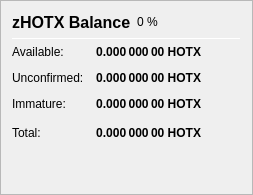
                   <widget class="QFrame" name="frame_ZerocoinBalances">
                    <property name="frameShape">
                     <enum>QFrame::StyledPanel</enum>
                    </property>
                    <property name="frameShadow">
                     <enum>QFrame::Raised</enum>
                    </property>
                    <layout class="QVBoxLayout" name="verticalLayout_7">
                     <item>
                      <layout class="QHBoxLayout" name="horizontalLayout_8" stretch="0,0,0">
                       <item>
                        <widget class="QLabel" name="label_5z_3">
                         <property name="minimumSize">
                          <size>
                           <width>0</width>
                           <height>20</height>
                          </size>
                         </property>
                         <property name="font">
                          <font>
                           <pointsize>12</pointsize>
                           <weight>75</weight>
                           <bold>true</bold>
                          </font>
                         </property>
                         <property name="text">
                          <string>zHOTX Balance</string>
                         </property>
                        </widget>
                       </item>
                       <item>
                        <widget class="QLabel" name="labelzHOTXPercent">
                         <property name="text">
                          <string notr="true">0 %</string>
                         </property>
                        </widget>
                       </item>
                       <item>
                        <spacer name="horizontalSpacer_11">
                         <property name="orientation">
                          <enum>Qt::Horizontal</enum>
                         </property>
                         <property name="sizeHint" stdset="0">
                          <size>
                           <width>40</width>
                           <height>20</height>
                          </size>
                         </property>
                        </spacer>
                       </item>
                      </layout>
                     </item>
                     <item>
                      <widget class="Line" name="line_ZerocoinBalance">
                       <property name="minimumSize">
                        <size>
                         <width>0</width>
                         <height>1</height>
                        </size>
                       </property>
                       <property name="maximumSize">
                        <size>
                         <width>16777215</width>
                         <height>1</height>
                        </size>
                       </property>
                       <property name="orientation">
                        <enum>Qt::Horizontal</enum>
                       </property>
                      </widget>
                     </item>
                     <item>
                      <layout class="QGridLayout" name="gridLayout_5">
                       <property name="spacing">
                        <number>12</number>
                       </property>
                       <item row="1" column="0">
                        <widget class="QLabel" name="labelzBalanceMatureText">
                         <property name="toolTip">
                          <string>Mature: more than 20 confirmation and more than 1 mint of the same denomination after it was minted.
These zHOTX are spendable.</string>
                         </property>
                         <property name="text">
                          <string>Available:</string>
                         </property>
                        </widget>
                       </item>
                       <item row="1" column="1">
                        <widget class="QLabel" name="labelzBalanceMature">
                         <property name="font">
                          <font>
                           <weight>75</weight>
                           <bold>true</bold>
                          </font>
                         </property>
                         <property name="toolTip">
                          <string>Mature: more than 20 confirmation and more than 1 mint of the same denomination after it was minted.
These zHOTX are spendable.</string>
                         </property>
                         <property name="text">
                          <string notr="true">0.000 000 00 HOTX</string>
                         </property>
                         <property name="alignment">
                          <set>Qt::AlignRight|Qt::AlignTrailing|Qt::AlignVCenter</set>
                         </property>
                        </widget>
                       </item>
                       <item row="2" column="0">
                        <widget class="QLabel" name="labelzBalanceUnconfirmedText">
                         <property name="toolTip">
                          <string>Unconfirmed: less than 20 confirmations
Immature: confirmed, but less than 1 mint of the same denomination after it was minted</string>
                         </property>
                         <property name="text">
                          <string>Unconfirmed:</string>
                         </property>
                        </widget>
                       </item>
                       <item row="2" column="1">
                        <widget class="QLabel" name="labelzBalanceUnconfirmed">
                         <property name="font">
                          <font>
                           <weight>75</weight>
                           <bold>true</bold>
                          </font>
                         </property>
                         <property name="toolTip">
                          <string>Unconfirmed: less than 20 confirmations
Immature: confirmed, but less than 1 mint of the same denomination after it was minted</string>
                         </property>
                         <property name="text">
                          <string notr="true">0.000 000 00 HOTX</string>
                         </property>
                         <property name="alignment">
                          <set>Qt::AlignRight|Qt::AlignTrailing|Qt::AlignVCenter</set>
                         </property>
                        </widget>
                       </item>
                       <item row="3" column="0">
                        <widget class="QLabel" name="labelzBalanceImmatureText">
                         <property name="toolTip">
                          <string>Unconfirmed: less than 20 confirmations
Immature: confirmed, but less than 1 mint of the same denomination after it was minted</string>
                         </property>
                         <property name="text">
                          <string>Immature:</string>
                         </property>
                        </widget>
                       </item>
                       <item row="3" column="1">
                        <widget class="QLabel" name="labelzBalanceImmature">
                         <property name="font">
                          <font>
                           <weight>75</weight>
                           <bold>true</bold>
                          </font>
                         </property>
                         <property name="toolTip">
                          <string>Unconfirmed: less than 20 confirmations
Immature: confirmed, but less than 1 mint of the same denomination after it was minted</string>
                         </property>
                         <property name="text">
                          <string notr="true">0.000 000 00 HOTX</string>
                         </property>
                         <property name="alignment">
                          <set>Qt::AlignRight|Qt::AlignTrailing|Qt::AlignVCenter</set>
                         </property>
                        </widget>
                       </item>
                       <item row="4" column="0">
                        <widget class="QLabel" name="labelzBalanceText">
                         <property name="toolTip">
                          <string>Your current zHOTX balance, unconfirmed and immature zHOTX included.</string>
                         </property>
                         <property name="text">
                          <string>Total:</string>
                         </property>
                        </widget>
                       </item>
                       <item row="4" column="1">
                        <widget class="QLabel" name="labelzBalance">
                         <property name="font">
                          <font>
                           <weight>75</weight>
                           <bold>true</bold>
                          </font>
                         </property>
                         <property name="cursor">
                          <cursorShape>IBeamCursor</cursorShape>
                         </property>
                         <property name="toolTip">
                          <string>Your current zHOTX balance, unconfirmed and immature zHOTX included.</string>
                         </property>
                         <property name="text">
                          <string notr="true">0.000 000 00 HOTX</string>
                         </property>
                         <property name="alignment">
                          <set>Qt::AlignRight|Qt::AlignTrailing|Qt::AlignVCenter</set>
                         </property>
                         <property name="textInteractionFlags">
                          <set>Qt::LinksAccessibleByMouse|Qt::TextSelectableByKeyboard|Qt::TextSelectableByMouse</set>
                         </property>
                        </widget>
                       </item>
                       <item row="4" column="2">
                        <spacer name="horizontalSpacer_4">
                         <property name="orientation">
                          <enum>Qt::Horizontal</enum>
                         </property>
                         <property name="sizeHint" stdset="0">
                          <size>
                           <width>40</width>
                           <height>20</height>
                          </size>
                         </property>
                        </spacer>
                       </item>
                      </layout>
                     </item>
                     <item>
                      <spacer name="verticalSpacer_4">
                       <property name="orientation">
                        <enum>Qt::Vertical</enum>
                       </property>
                       <property name="sizeHint" stdset="0">
                        <size>
                         <width>20</width>
                         <height>40</height>
                        </size>
                       </property>
                      </spacer>
                     </item>
                    </layout>
                   </widget>
